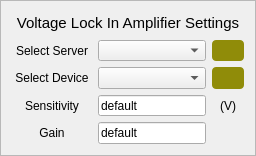
          <widget class="QFrame" name="frame_Voltage_Lockin_Setting">
           <property name="styleSheet">
            <string notr="true">#frame_Voltage_Lockin_Setting{
border:1px solid rgb(168,168,168)
}</string>
           </property>
           <property name="frameShape">
            <enum>QFrame::StyledPanel</enum>
           </property>
           <property name="frameShadow">
            <enum>QFrame::Raised</enum>
           </property>
           <layout class="QGridLayout" name="gridLayout_5" rowstretch="1,1,1,1,1" columnstretch="2,0,0">
            <item row="2" column="0">
             <widget class="QLabel" name="label_9">
              <property name="minimumSize">
               <size>
                <width>60</width>
                <height>20</height>
               </size>
              </property>
              <property name="styleSheet">
               <string notr="true">#label_ImageNum{
color: rgb(168, 168, 168)
}</string>
              </property>
              <property name="text">
               <string>Select Device</string>
              </property>
              <property name="alignment">
               <set>Qt::AlignCenter</set>
              </property>
             </widget>
            </item>
            <item row="2" column="1">
             <widget class="QComboBox" name="comboBox_Voltage_LI_SelectDevice">
              <property name="sizePolicy">
               <sizepolicy hsizetype="Preferred" vsizetype="Preferred">
                <horstretch>0</horstretch>
                <verstretch>0</verstretch>
               </sizepolicy>
              </property>
              <property name="minimumSize">
               <size>
                <width>50</width>
                <height>20</height>
               </size>
              </property>
              <property name="maximumSize">
               <size>
                <width>16777215</width>
                <height>16777215</height>
               </size>
              </property>
              <property name="currentIndex">
               <number>-1</number>
              </property>
             </widget>
            </item>
            <item row="2" column="2">
             <widget class="QPushButton" name="pushButton_Voltage_LI_DeviceIndicator">
              <property name="sizePolicy">
               <sizepolicy hsizetype="Preferred" vsizetype="Preferred">
                <horstretch>0</horstretch>
                <verstretch>0</verstretch>
               </sizepolicy>
              </property>
              <property name="minimumSize">
               <size>
                <width>20</width>
                <height>20</height>
               </size>
              </property>
              <property name="maximumSize">
               <size>
                <width>16777215</width>
                <height>16777215</height>
               </size>
              </property>
              <property name="toolTip">
               <string/>
              </property>
              <property name="styleSheet">
               <string notr="true">#pushButton_Voltage_LI_DeviceIndicator{
background: rgb(144, 140, 9);
 border-radius: 4px;
}</string>
              </property>
              <property name="text">
               <string/>
              </property>
              <property name="default">
               <bool>false</bool>
              </property>
             </widget>
            </item>
            <item row="3" column="0">
             <widget class="QLabel" name="label_2">
              <property name="minimumSize">
               <size>
                <width>80</width>
                <height>20</height>
               </size>
              </property>
              <property name="maximumSize">
               <size>
                <width>200</width>
                <height>16777215</height>
               </size>
              </property>
              <property name="text">
               <string>Sensitivity</string>
              </property>
              <property name="alignment">
               <set>Qt::AlignCenter</set>
              </property>
             </widget>
            </item>
            <item row="3" column="1">
             <widget class="QLineEdit" name="lineEdit_Voltage_LI_Sensitivity">
              <property name="sizePolicy">
               <sizepolicy hsizetype="Expanding" vsizetype="Preferred">
                <horstretch>0</horstretch>
                <verstretch>0</verstretch>
               </sizepolicy>
              </property>
              <property name="minimumSize">
               <size>
                <width>50</width>
                <height>20</height>
               </size>
              </property>
              <property name="maximumSize">
               <size>
                <width>16777215</width>
                <height>16777215</height>
               </size>
              </property>
              <property name="text">
               <string>default</string>
              </property>
             </widget>
            </item>
            <item row="3" column="2">
             <widget class="QLabel" name="label_6">
              <property name="minimumSize">
               <size>
                <width>20</width>
                <height>20</height>
               </size>
              </property>
              <property name="toolTip">
               <string notr="true"/>
              </property>
              <property name="text">
               <string>(V)</string>
              </property>
              <property name="alignment">
               <set>Qt::AlignCenter</set>
              </property>
             </widget>
            </item>
            <item row="4" column="0">
             <widget class="QLabel" name="label_4">
              <property name="minimumSize">
               <size>
                <width>80</width>
                <height>20</height>
               </size>
              </property>
              <property name="maximumSize">
               <size>
                <width>200</width>
                <height>16777215</height>
               </size>
              </property>
              <property name="text">
               <string>Gain</string>
              </property>
              <property name="alignment">
               <set>Qt::AlignCenter</set>
              </property>
             </widget>
            </item>
            <item row="4" column="1">
             <widget class="QLineEdit" name="lineEdit_Voltage_LI_Gain">
              <property name="sizePolicy">
               <sizepolicy hsizetype="Expanding" vsizetype="Preferred">
                <horstretch>0</horstretch>
                <verstretch>0</verstretch>
               </sizepolicy>
              </property>
              <property name="minimumSize">
               <size>
                <width>50</width>
                <height>20</height>
               </size>
              </property>
              <property name="maximumSize">
               <size>
                <width>16777215</width>
                <height>16777215</height>
               </size>
              </property>
              <property name="text">
               <string>default</string>
              </property>
             </widget>
            </item>
            <item row="0" column="0" colspan="3">
             <widget class="QLabel" name="label_Voltage_LI_Settings">
              <property name="minimumSize">
               <size>
                <width>60</width>
                <height>20</height>
               </size>
              </property>
              <property name="font">
               <font>
                <pointsize>11</pointsize>
               </font>
              </property>
              <property name="styleSheet">
               <string notr="true">#label_ImageNum{
color: rgb(168, 168, 168)
}</string>
              </property>
              <property name="text">
               <string>Voltage Lock In Amplifier Settings</string>
              </property>
              <property name="alignment">
               <set>Qt::AlignCenter</set>
              </property>
             </widget>
            </item>
            <item row="1" column="0">
             <widget class="QLabel" name="label_18">
              <property name="minimumSize">
               <size>
                <width>60</width>
                <height>20</height>
               </size>
              </property>
              <property name="styleSheet">
               <string notr="true">#label_ImageNum{
color: rgb(168, 168, 168)
}</string>
              </property>
              <property name="text">
               <string>Select Server</string>
              </property>
              <property name="alignment">
               <set>Qt::AlignCenter</set>
              </property>
             </widget>
            </item>
            <item row="1" column="1">
             <widget class="QComboBox" name="comboBox_Voltage_LI_SelectServer">
              <property name="sizePolicy">
               <sizepolicy hsizetype="Preferred" vsizetype="Preferred">
                <horstretch>0</horstretch>
                <verstretch>0</verstretch>
               </sizepolicy>
              </property>
              <property name="minimumSize">
               <size>
                <width>50</width>
                <height>20</height>
               </size>
              </property>
              <property name="maximumSize">
               <size>
                <width>16777215</width>
                <height>16777215</height>
               </size>
              </property>
              <property name="currentIndex">
               <number>-1</number>
              </property>
             </widget>
            </item>
            <item row="1" column="2">
             <widget class="QPushButton" name="pushButton_Voltage_LI_ServerIndicator">
              <property name="sizePolicy">
               <sizepolicy hsizetype="Preferred" vsizetype="Preferred">
                <horstretch>0</horstretch>
                <verstretch>0</verstretch>
               </sizepolicy>
              </property>
              <property name="minimumSize">
               <size>
                <width>20</width>
                <height>20</height>
               </size>
              </property>
              <property name="maximumSize">
               <size>
                <width>16777215</width>
                <height>16777215</height>
               </size>
              </property>
              <property name="toolTip">
               <string/>
              </property>
              <property name="styleSheet">
               <string notr="true">#pushButton_Voltage_LI_ServerIndicator{
background: rgb(144, 140, 9);
 border-radius: 4px;
}</string>
              </property>
              <property name="text">
               <string/>
              </property>
              <property name="default">
               <bool>false</bool>
              </property>
             </widget>
            </item>
           </layout>
          </widget>
